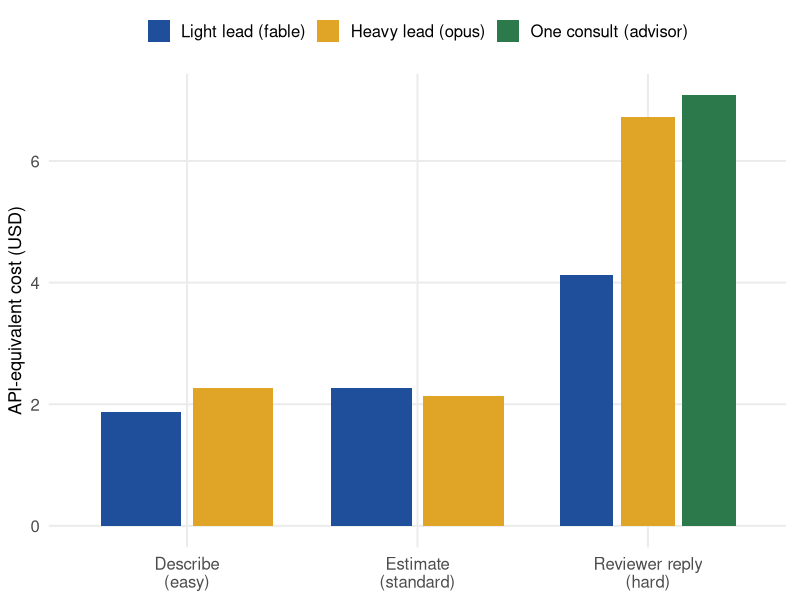
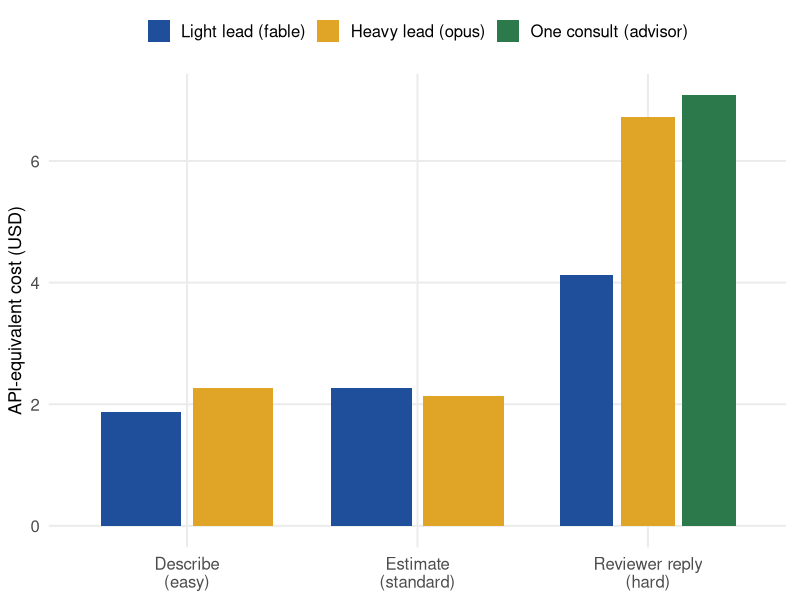
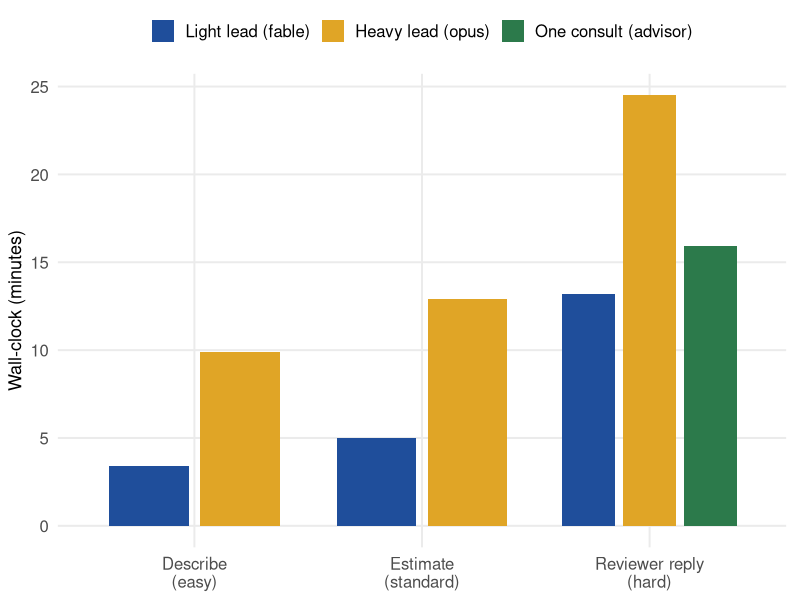
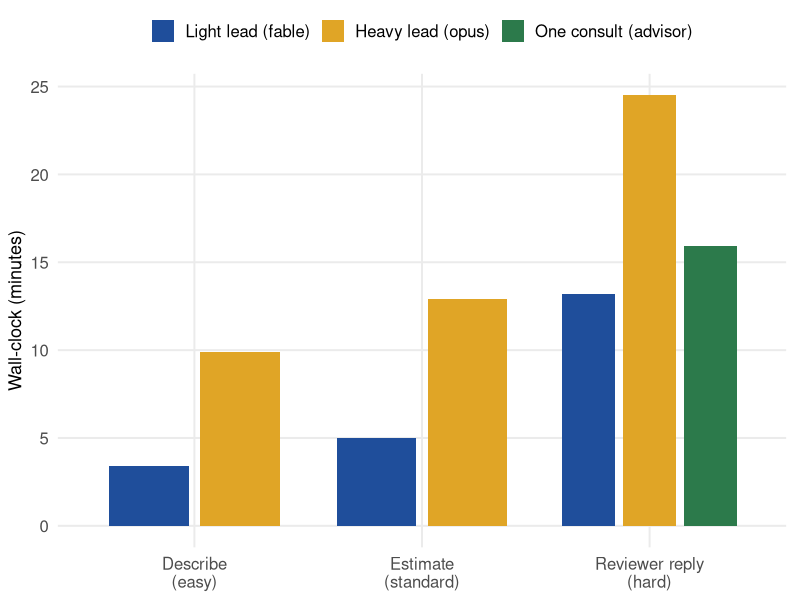
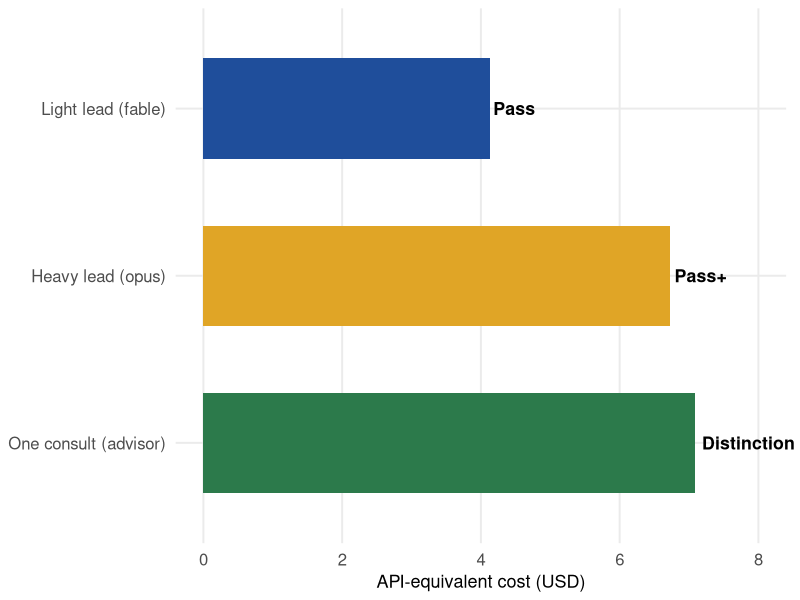
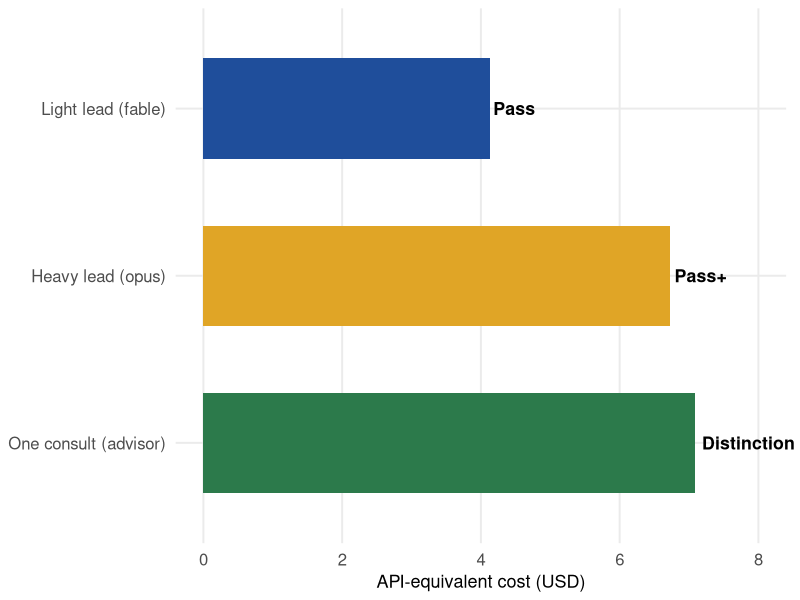

Recreate these plots in R, in order.
#!/usr/bin/env Rscript
# Orchestration Lab demo — efficiency charts (Anthropic arms only)
# Produces: eff-cost.png, eff-time.png, eff-quality.png
# Outputs copied to both analysis/figures/ and docs/assets/orchestration-lab/

suppressPackageStartupMessages({
  library(ggplot2)
})

# ---- site palette ----
pal <- c(
  "Light lead (fable)" = "#1F4E9B",
  "Heavy lead (opus)"  = "#E0A526",
  "One consult (advisor)" = "#2C7A4B"
)

mode_levels <- c("Light lead (fable)", "Heavy lead (opus)", "One consult (advisor)")

tier_labels <- c(
  "T1" = "Describe\n(easy)",
  "T2" = "Estimate\n(standard)",
  "T3" = "Reviewer reply\n(hard)"
)

# ---- shared theme ----
theme_demo <- theme_minimal(base_size = 15) +
  theme(
    legend.position = "top",
    legend.title = element_blank(),
    legend.text = element_text(size = 12),
    axis.title = element_text(size = 13),
    panel.grid.minor = element_blank(),
    plot.margin = margin(6, 10, 6, 6)
  )

# ---- data (captured-run numbers) ----
df <- data.frame(
  mode = c(
    "Light lead (fable)", "Light lead (fable)", "Light lead (fable)",
    "Heavy lead (opus)", "Heavy lead (opus)", "Heavy lead (opus)",
    "One consult (advisor)"
  ),
  tier = c("T1", "T2", "T3", "T1", "T2", "T3", "T3"),
  cost_usd = c(1.88, 2.27, 4.13, 2.26, 2.14, 6.73, 7.08),
  minutes = c(3.4, 5.0, 13.2, 9.9, 12.9, 24.5, 15.9),
  out_tokens = c(5100, 8000, 12700, 25800, 35800, 84800, 45500),
  verdict = c("Pass", "Pass", "Pass", "Pass", "Pass", "Pass+", "Distinction"),
  stringsAsFactors = FALSE
)

df$mode <- factor(df$mode, levels = mode_levels)
df$tier <- factor(df$tier, levels = c("T1", "T2", "T3"))

out_dirs <- c(
  "/Users/scdenney/Documents/github/resources/ai-for-research/demos/orchestration-lab/analysis/figures",
  "/Users/scdenney/Documents/github/resources/ai-for-research/docs/assets/orchestration-lab"
)
for (d in out_dirs) dir.create(d, recursive = TRUE, showWarnings = FALSE)

save_png <- function(plot, filename, width_in = 8, height_in = 4.5, dpi = 300) {
  for (d in out_dirs) {
    ggsave(
      filename = file.path(d, filename),
      plot = plot,
      width = width_in,
      height = height_in,
      dpi = dpi,
      units = "in"
    )
  }
}

# ---- Chart 1: cost by tier, grouped bars ----
p_cost <- ggplot(df, aes(x = tier, y = cost_usd, fill = mode)) +
  geom_col(position = position_dodge(width = 0.8), width = 0.7) +
  scale_fill_manual(values = pal, breaks = mode_levels) +
  scale_x_discrete(labels = tier_labels) +
  labs(x = NULL, y = "API-equivalent cost (USD)") +
  theme_demo

save_png(p_cost, "eff-cost.png")

# ---- Chart 2: wall-clock minutes by tier, grouped bars ----
p_time <- ggplot(df, aes(x = tier, y = minutes, fill = mode)) +
  geom_col(position = position_dodge(width = 0.8), width = 0.7) +
  scale_fill_manual(values = pal, breaks = mode_levels) +
  scale_x_discrete(labels = tier_labels) +
  labs(x = NULL, y = "Wall-clock (minutes)") +
  theme_demo

save_png(p_time, "eff-time.png")

# ---- Chart 3: hard tier only, horizontal bars, cost with verdict labels ----
df_t3 <- subset(df, tier == "T3")
mode_order_t3 <- c("One consult (advisor)", "Heavy lead (opus)", "Light lead (fable)")
df_t3$mode <- factor(df_t3$mode, levels = mode_order_t3)

p_quality <- ggplot(df_t3, aes(x = mode, y = cost_usd, fill = mode)) +
  geom_col(width = 0.6) +
  geom_text(aes(label = verdict), hjust = -0.08, fontface = "bold", size = 4.5, show.legend = FALSE) +
  scale_fill_manual(values = pal, breaks = mode_levels) +
  scale_y_continuous(limits = c(0, 8)) +
  coord_flip(clip = "off") +
  labs(x = NULL, y = "API-equivalent cost (USD)") +
  theme_demo +
  theme(legend.position = "none")

save_png(p_quality, "eff-quality.png")

cat("Done.\n")
